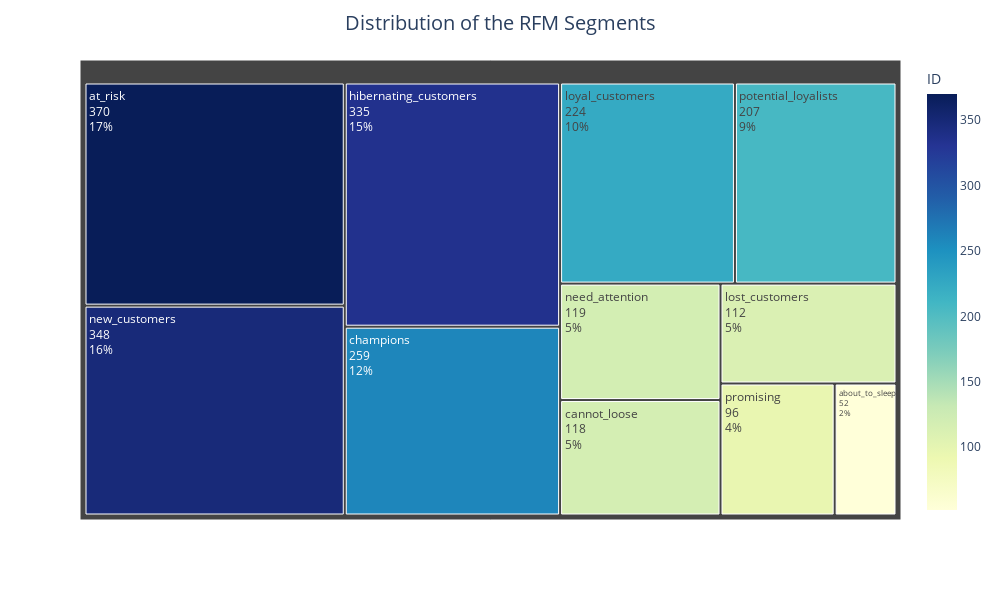

Notebook cell for this chart:
### Code cell
fig = px.treemap(
    df.groupby('Segment')[["ID"]].nunique().sort_values(by="ID", ascending=False),
    path=[df.groupby('Segment')[["ID"]].nunique().sort_values(by="ID", ascending=False).index],
    values='ID',
    color='ID',  
    color_continuous_scale='YlGnBu',
    width=1000,
    height=600
)

fig.update_layout(
    title_text='Distribution of the RFM Segments',
    title_x=0.5,
    title_font=dict(size=20),
)

fig.update_traces(
    textinfo="label+value+ percent root"
)

### Figure 1 — Plotly figure (JSON) as saved in the notebook; plotly's stock layout.template omitted (floating-point values rounded to 4 significant figures)
{"data": [{"branchvalues": "total", "customdata": [[52], [370], [118], [259], [335], [112], [224], [119], [348], [207], [96]], "domain": {"x": [0, 1], "y": [0, 1]}, "hovertemplate": "labels=%{label}<br>ID_sum=%{value}<br>parent=%{parent}<br>id=%{id}<br>ID=%{color}<extra></extra>", "ids": ["about_to_sleep", "at_risk", "cannot_loose", "champions", "hibernating_customers", "lost_customers", "loyal_customers", "need_attention", "new_customers", "potential_loyalists", "promising"], "labels": ["about_to_sleep", "at_risk", "cannot_loose", "champions", "hibernating_customers", "lost_customers", "loyal_customers", "need_attention", "new_customers", "potential_loyalists", "promising"], "marker": {"coloraxis": "coloraxis", "colors": [52, 370, 118, 259, 335, 112, 224, 119, 348, 207, 96]}, "name": "", "parents": ["", "", "", "", "", "", "", "", "", "", ""], "textinfo": "label+value+percent root", "type": "treemap", "values": [52, 370, 118, 259, 335, 112, 224, 119, 348, 207, 96]}], "layout": {"coloraxis": {"colorbar": {"title": {"text": "ID"}}, "colorscale": [[0, "rgb(255,255,217)"], [0.125, "rgb(237,248,177)"], [0.25, "rgb(199,233,180)"], [0.375, "rgb(127,205,187)"], [0.5, "rgb(65,182,196)"], [0.625, "rgb(29,145,192)"], [0.75, "rgb(34,94,168)"], [0.875, "rgb(37,52,148)"], [1, "rgb(8,29,88)"]]}, "height": 600, "legend": {"tracegroupgap": 0}, "margin": {"t": 60}, "title": {"font": {"size": 20}, "text": "Distribution of the RFM Segments", "x": 0.5}, "width": 1000}}
